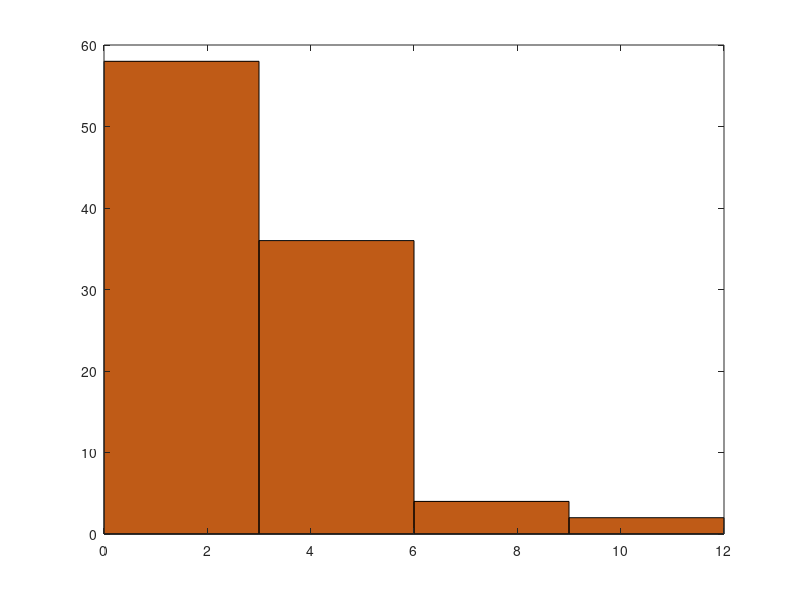

Recreate this plot in MATLAB. (Note: this script raises an error after producing the figure.)
clearvars

% depth = [3; 6; 9; 12];
% 
% on_axis = [73 27 0 0];
% so2 = [58 36 4 2];
% so3 = [48 40 9 3];
% so4 = [28 50 15 7];

% Replace the following variables with your histogram data
binCounts =  [58 36 4 2]; % The counts of each histogram bin
binEdges = [0 3 6 9 12]; % The edges of each histogram bin

% Calculate the bin centers
binCenters = (binEdges(1:end-1) + binEdges(2:end)) / 2;

% Plot the histogram bars
% bar(binCenters, binCounts, 'BarWidth', 1); % 'FaceColor','blue');
bar(binCenters, binCounts, 'BarWidth', 1, 'FaceColor','#bf5b17');
% bar(binCenters, binCounts, 'BarWidth', 1, 'FaceColor','#f0027f');
% bar(binCenters, binCounts, 'BarWidth', 1, 'FaceColor','#7fc97f');

hold on;

% Define the x-values for the fitted curve
x = linspace(min(0), max(12), 100);

%%
% % Fit a curve to the histogram data
fitResult = fit(binCenters', binCounts', 'gauss1');

% x = binCounts;
% gaussian = @(x) (1/sqrt((2*pi))*exp(-x.^2/2));
% fitfun = fittype(@(alpha,x) 2*gaussian(x).*normcdf(alpha*x));
% fitResult = fit(binCenters', binCounts', fitfun, 'Startpoint', 4);

%%
% Evaluate the fitted curve at the x-values
y = feval(fitResult, x);

% Plot the fitted curve
plot(x, y, 'r', 'LineWidth', 2);

% Add a legend and labels
legend('Histogram', 'Fitted Curve');
% legend('Histogram');
xlabel('Sample depth (mm)');
ylabel('Photon percentage (%)');
axis square
set(gca,'Fontsize', 16)
xlim([-0.5 12.5])
title('Spatial offset 4 mm')
% title('On axis')
xticks([0 3 6 9 12]);
alpha(0.75)
% Release the hold on the plot
hold off;


